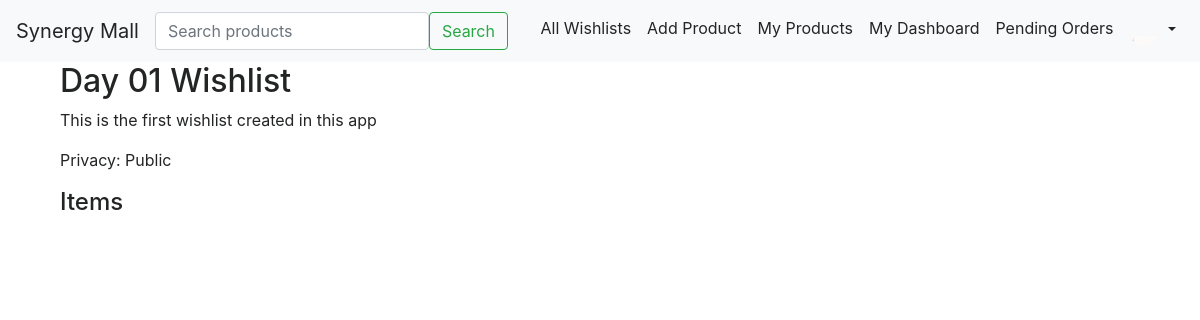
Page /wishlist/1/ (signed in) on the committed database.
### users/models.py (models this page shows, shortened)
class User(AbstractBaseUser, PermissionsMixin):
    ROLE_CHOICES = (
        ('vendor', 'Vendor'),
        ('regular', 'RegularUser'),
        ('marketer', 'Marketer'),
        ('manager', 'Manager'),
    )
    username = models.CharField(max_length=50, blank=False, null=False, unique=True)
    email = models.EmailField(unique=True)
    first_name = models.CharField(max_length=50)
    surname = models.CharField(max_length=50)
    other_names = models.CharField(max_length=100, blank=True, null=True)
    phone_number = models.CharField(max_length=15, unique=True)
    profile_picture = models.ImageField(upload_to='profile_pictures/', blank=True, null=True)
    id_document_number = models.CharField(max_length=100, blank=True, null=True)
    id_image = models.ImageField(upload_to='identification_images/', blank=True, null=True)
    default_shipping_address = models.TextField(max_length=400, blank=True, null=True)
    cash = models.DecimalField(max_digits=12, decimal_places=2, default=0.00)  # Wallet/cash balance
    role = models.CharField(max_length=10, choices=ROLE_CHOICES)
    is_active = models.BooleanField(default=True)
    is_staff = models.BooleanField(default=False)
    date_joined = models.DateTimeField(default=timezone.now)
    groups = models.ManyToManyField(
        Group,
        related_name='custom_user_groups',  # Adding related_name
        blank=True,
        help_text='The groups this user belongs to.',
        verbose_name='groups',
    )
    user_permissions = models.ManyToManyField(
        Permission,
        related_name='custom_user_permissions',  # Adding related_name
        blank=True,
        help_text='Specific permissions for this user.',
        verbose_name='user permissions',
    )
    objects = UserManager()
    USERNAME_FIELD = 'email'
    REQUIRED_FIELDS = []

### synergy_mall/models.py (models this page shows, shortened)
class Wishlist(models.Model):
    PRIVACY_CHOICES = [
        ('public', 'Public'),
        ('private', 'Private'),
    ]
    user = models.ForeignKey(settings.AUTH_USER_MODEL, on_delete=models.CASCADE)
    title = models.CharField(max_length=255)
    description = models.TextField(blank=True, null=True)
    privacy = models.CharField(max_length=10, choices=PRIVACY_CHOICES, default='private')
    shareable_link = models.UUIDField(default=uuid.uuid4, editable=False, unique=True)
    expiry_date = models.DateTimeField(blank=True, null=True)
    created_at = models.DateTimeField(auto_now_add=True)
    updated_at = models.DateTimeField(auto_now=True)

### synergy_mall/views.py (the view)
# urls.py: path('wishlist/<int:wishlist_id>/', views.view_wishlist, name='view_wishlist'),
@login_required
def view_wishlist(request, wishlist_id):
    wishlist_service = WishlistService(request.user)
    wishlist = wishlist_service.get_wishlist(wishlist_id)
    context = {
        'wishlist': wishlist,
        'items': wishlist.items.all()  # Prefetch related wishlist items
    }
    return render(request, 'synergy_mall/view_wishlist.html', context)

### synergy_mall/context_processors.py (called while the page is built)
def cart_item_count(request):
    if request.user.is_authenticated:
        cart_items_count = CartItem.objects.filter(cart__user=request.user).count()
    else:
        session_key = request.session.session_key
        cart_items_count = CartItem.objects.filter(cart__session_key=session_key).count()
    return {'cart_items_count': cart_items_count}

### synergy_mall/wishlist.py (called while the page is built)
    def get_wishlist(self, wishlist_id):
        wishlist = get_object_or_404(Wishlist, id=wishlist_id)
        if wishlist.privacy == 'private' and wishlist.user != self.user:
            raise PermissionDenied("You do not have access to this wishlist.")
        return wishlist

### synergy_mall/templates/synergy_mall/view_wishlist.html (shortened to what this page needs)
{% extends 'base.html' %}
{% block content %}
<div class="container">
    <h2>{{ wishlist.title }}</h2>
    <p>{{ wishlist.description }}</p>
    <p>Privacy: {{ wishlist.get_privacy_display }}</p>
    <h4>Items</h4>
</div>
{% endblock %}

### SYNERGY/templates/base.html (shortened to what this page needs)
<!DOCTYPE html>
<html lang="en">
<head>
    <link href="https://stackpath.bootstrapcdn.com/bootstrap/4.5.2/css/bootstrap.min.css" rel="stylesheet">
    {% load static %}
    <link href="{% static 'css/styles.css' %}" rel="stylesheet">
    <link rel="stylesheet" href="https://cdnjs.cloudflare.com/ajax/libs/font-awesome/6.0.0-beta3/css/all.min.css">
</head>
<body class="theme-light">
    <nav class="navbar navbar-expand-lg">
        <a class="navbar-brand" href="{% url 'index' %}">Synergy Mall</a>
        <form class="d-flex" action="{% url 'search_product' %}" method="GET">
          <input class="form-control me-2" type="search" name="q" placeholder="Search products" aria-label="Search" required>
          <button class="btn btn-outline-success" type="submit">Search</button>
        </form>
        <div class="collapse navbar-collapse" id="navbarNav">
            <ul class="navbar-nav ml-auto">
                <li class="nav-item">
                    <a class="nav-link" href="#">All Wishlists</a>
                </li>
                {% if user.is_authenticated %}
                    {% if request.user.role == 'vendor' %}
                        <li class="nav-item">
                            <a class="nav-link" href="{% url 'add_product' %}">Add Product</a>
                        </li>
                        <li class="nav-item">
                            <a class="nav-link" href="{% url 'product_list' %}">My Products</a>
                        </li>
                        <li class="nav-item">
                            <a class="nav-link" href="#">My Dashboard</a>
                        </li>
                        <li class="nav-item">
                            <a class="nav-link" href="#">Pending Orders</a>
                        </li>
                    {% endif %}
                    <li class="nav-item dropdown">
                        <a class="nav-link dropdown-toggle" href="#" id="navbarDropdown" role="button" data-toggle="dropdown" aria-haspopup="true" aria-expanded="false">
                            {% if user.profile_picture %}
                                <img src="{{ user.profile_picture.url }}" alt="{{ user.username }}'s profile picture" class="rounded-circle" width="30" height="30">
                            {% else %}
                                <img src="{{ STATIC_URL }}/default-profile.svg" alt="Profile Picture" class="rounded-circle" width="30" height="30">
                            {% endif %}
                        </a>
                    </li>
                {% endif %}
            </ul>
        </div>
    </nav>
    <div class="container">
        {% block content %}{% endblock %}
    </div>
</body>
</html>

### static/css/styles.css (style rules this page uses)
body.theme-light { background-color: #ffffff; color: #232424; }
body.theme-light .navbar { background-color: #f8f9fa; color: #232424; }
body.theme-light .navbar .navbar-brand, body.theme-light .navbar .nav-link, body.theme-light .navbar .dropdown-toggle { color: #232424; }

### rows in the picture
User: profile_picture (picture)
Wishlist: title "Day 01 Wishlist", description "This is the first wishlist created in this app", privacy "Public"
